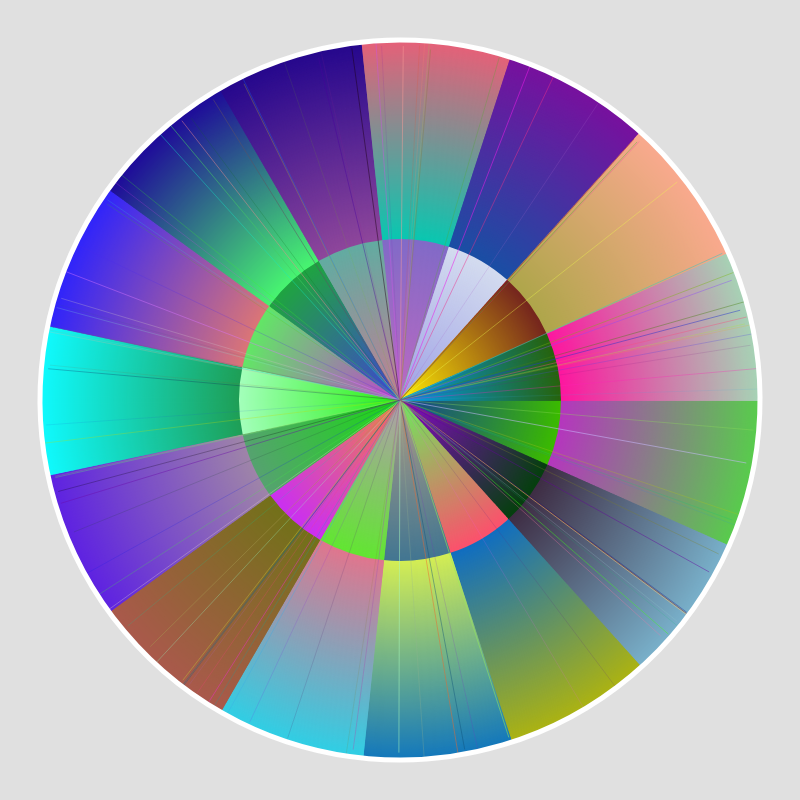
Frame 1 (no input)
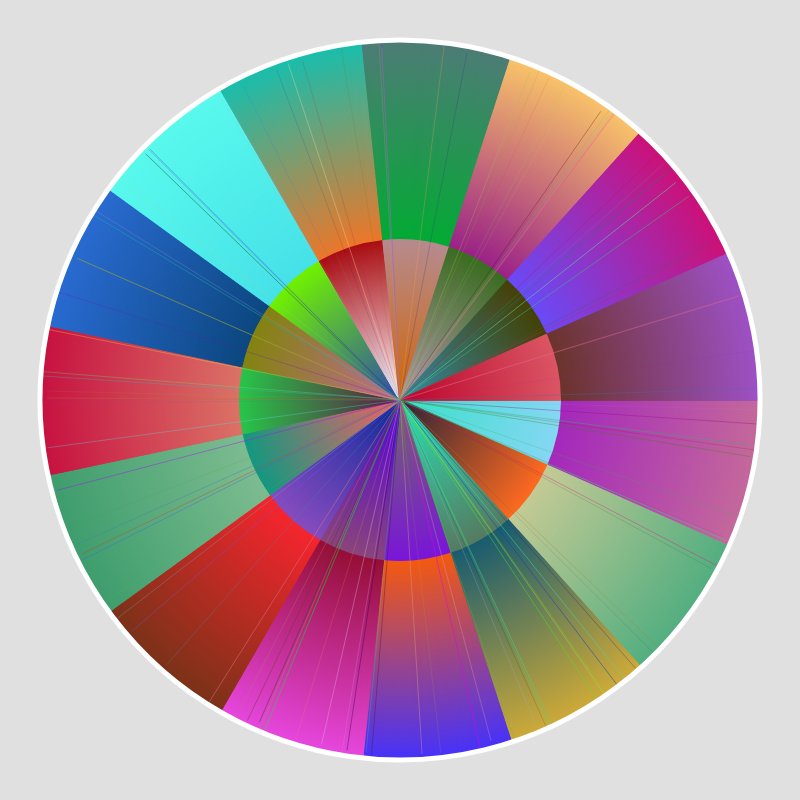
Frame 2 (the mouse pressed at the canvas centre, redrawn once)

The p5.js sketch that drew these frames (run headless with seeded random() and noise() and a simulated clock; the mouse was pressed at the canvas centre and the sketch redrawn once):

// p5.js sketch
// ── sketch.js

let canvasXMax = 800
let canvasYMax = 800

let segments = 15;
let lines = 100;
let innerRadius;
let outerRadius;

function setup() {
  createCanvas(canvasXMax, canvasYMax);
  //da cosa è definito arc
  // width --> del canvas
  //0.20 e 0.45 li ho scelti io empiricamente
  innerRadius = width * 0.20;
  outerRadius = width * 0.45;
  noLoop();
}

function draw() {
  background(224);
  //traslo punto di origine al centro del canvas
  translate(width / 2, height / 2);
  
  //cerchio esterno --> lo compongo attraverso archi (archi diventano "spicchi")
  for (let i = 0; i < segments; i++) {
    //angolo iniziale e finale del singolo spicchio
    //si crea superficie colorata che ha come inizio angolo inizale dell'arco e come fine angolo finale dell'arco
    //map è funzione che serve a "tradurre" numero del segmento (0-15) nel suo rispettivo angolo (0-TWO_PI)
    //map(valore da tradurre, inizio 1 intervallo, fine 1 intervallo, inizio 2 intervallo, fine 2 intervallo)
    let startAngle = map(i, 0, segments, 0, TWO_PI);
    let endAngle = map(i + 1, 0, segments, 0, TWO_PI);
    
    //devo dare effetto sfumatura --> blend da colore 1 a colore 2
    let c1 = color(random(255), random(255), random(255));
    let c2 = color(random(255), random(255), random(255));
    
    //funzione che scrivo io, non esiste già in p5
    drawSegment(startAngle, endAngle, c1, c2, innerRadius, outerRadius);
  }

  for (let i = 0; i < segments; i++) {
    let startAngle = map(i, 0, segments, 0, TWO_PI);
    let endAngle = map(i + 1, 0, segments, 0, TWO_PI);
    
    let c1 = color(random(255), random(255), random(255));
    let c2 = color(random(255), random(255), random(255));
    
    //uguale a ciclo for di prima ma riferito a "circonferenza piccola"
    drawSegment(startAngle, endAngle, c1, c2, 0, innerRadius);
  }
  
  for (let i = 0; i < lines; i++) {
    let c = color(random(255), random(255), random(255));
    let weight = random(0.1, 0.5);
    let angle = TWO_PI / random(1, 10);
    let lenght = random((outerRadius-10), outerRadius);
    
    stroke(c);
    strokeWeight(weight);
    rotate(angle);

    line(0, 0, lenght, 0);
  }
  
  noFill();
  stroke(255);
  strokeWeight(5);
  circle(0, 0, outerRadius * 2);
}

function drawSegment(startAngle, endAngle, c1, c2, innerRadius, outerRadius) {
  for (let k = innerRadius; k <= outerRadius; k++) {
    let inter = map(k, innerRadius, outerRadius, 0, 1);
    //lerpColor crea tante piccole sezioni di colore che poi danno come risultato sfumatura
    let c = lerpColor(c1, c2, inter);
    //do colore alla stroke perché archetto non ha fill
    //metto noFill perché altrimenti fill coprirebbe colore (c)
    //colore stroke diventa risultato di lerpColor
    stroke(c);
    strokeWeight(2);
    noFill();
    //se avessi fill tutti i riempimenti degli archetti insieme darebbero superficie di un colore unico
    arc(0, 0, k * 2, k * 2, startAngle, endAngle);
  }
}
